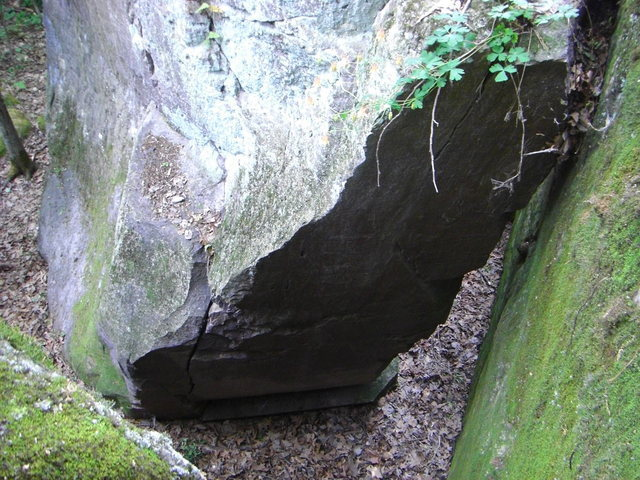
%> input picture Images 2/Baby Crane.jpg, 640 x 480 px
$ octave --eval "result = detect_boulder_edges(imread('Images 2/Baby Crane.jpg'));"   (GNU Octave 9; MATLAB toolbox functions it lacks are replaced by stand-ins)
%> lines starting %> are read from the running program, lines starting %| are printed output that depends on the picture
function edge_detected_img = detect_boulder_edges(img)
    canny_threshold = .3;
    fh = figure;
    % Convert the image to grayscale
    gray_img = rgb2gray(img);
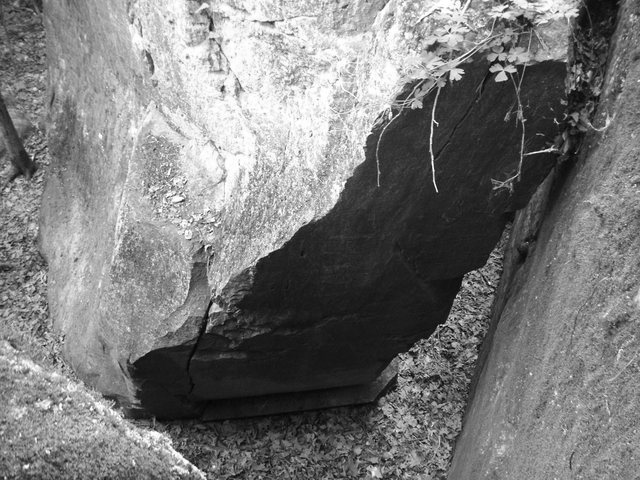
%> gray_img: size 480x640 uint8; min 2, max 255, mean 121.9
    edge_detected_img = edge(gray_img,'canny', canny_threshold);
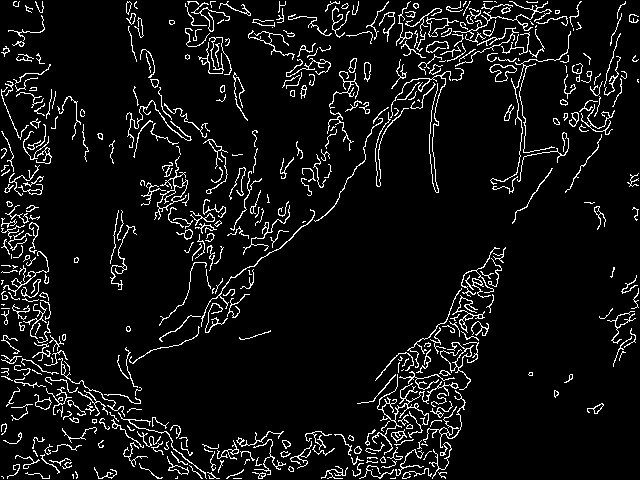
%> edge_detected_img: size 480x640 logical; 7.2% white in thin lines or dots

$ run again, on Images 2/Broken Pottery.jpg
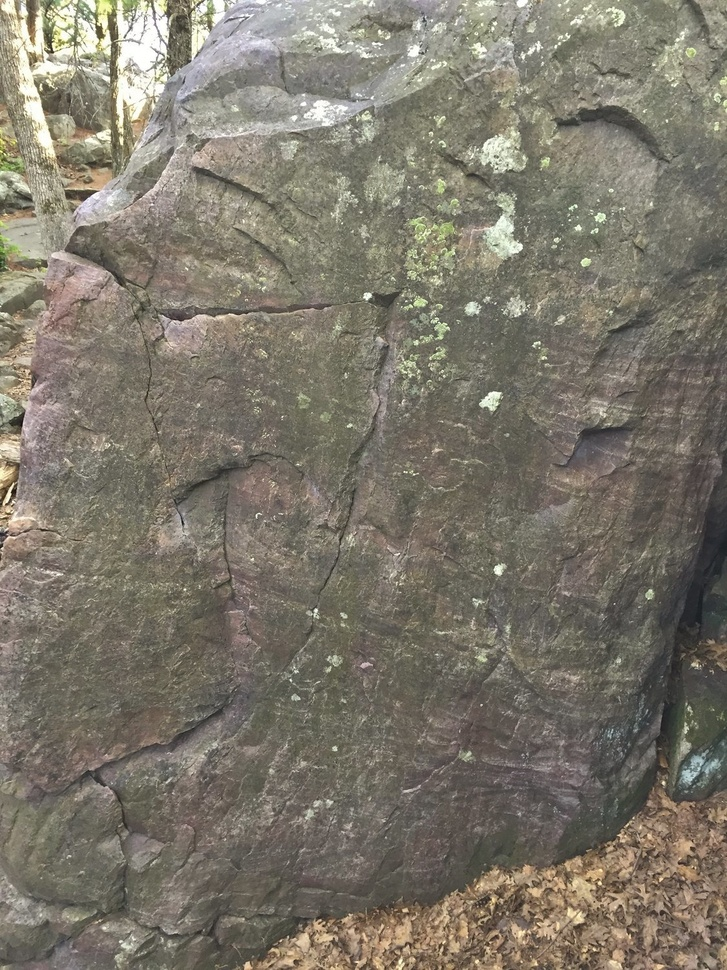
%> input picture Images 2/Broken Pottery.jpg, 727 x 970 px, shrunk from 1125 x 1500 before the run
%> in detect_boulder_edges, `gray_img = rgb2gray(img);`:
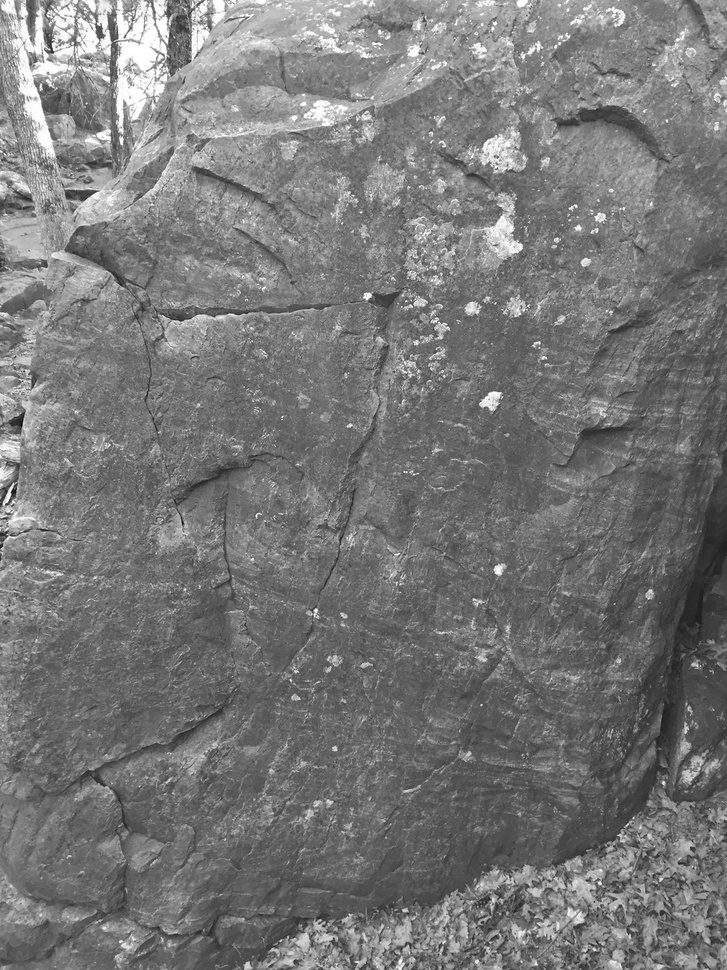
%> gray_img: size 970x727 uint8; min 9, max 255, mean 119.4
%> in detect_boulder_edges, `edge_detected_img = edge(gray_img,'canny', canny_threshold);`:
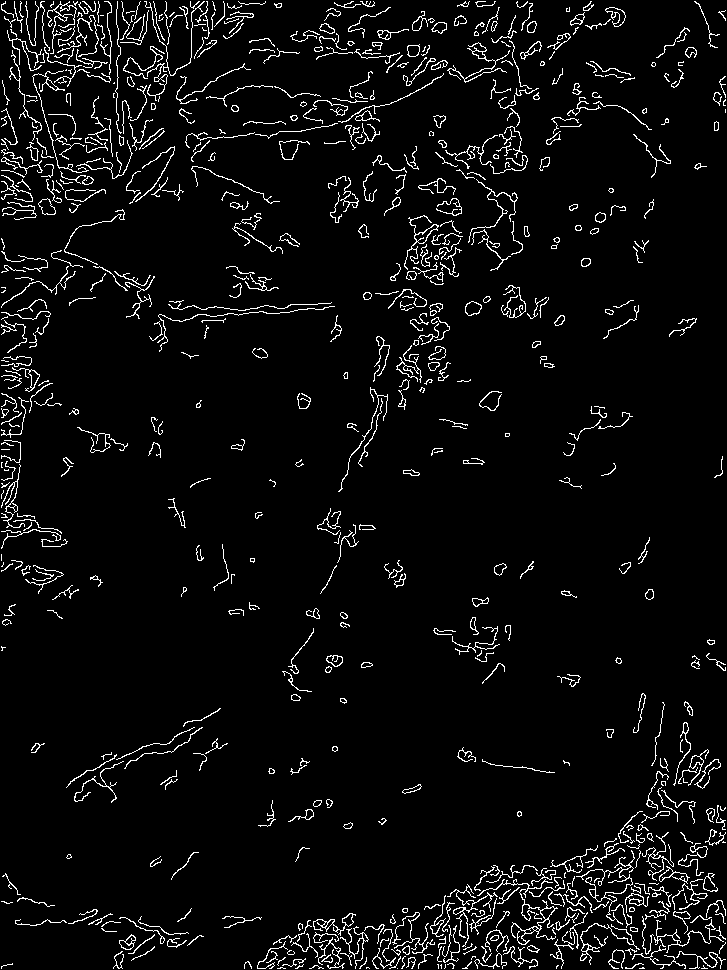
%> edge_detected_img: size 970x727 logical; 4.9% white in thin lines or dots

$ run again, on Images 2/Easy.jpg
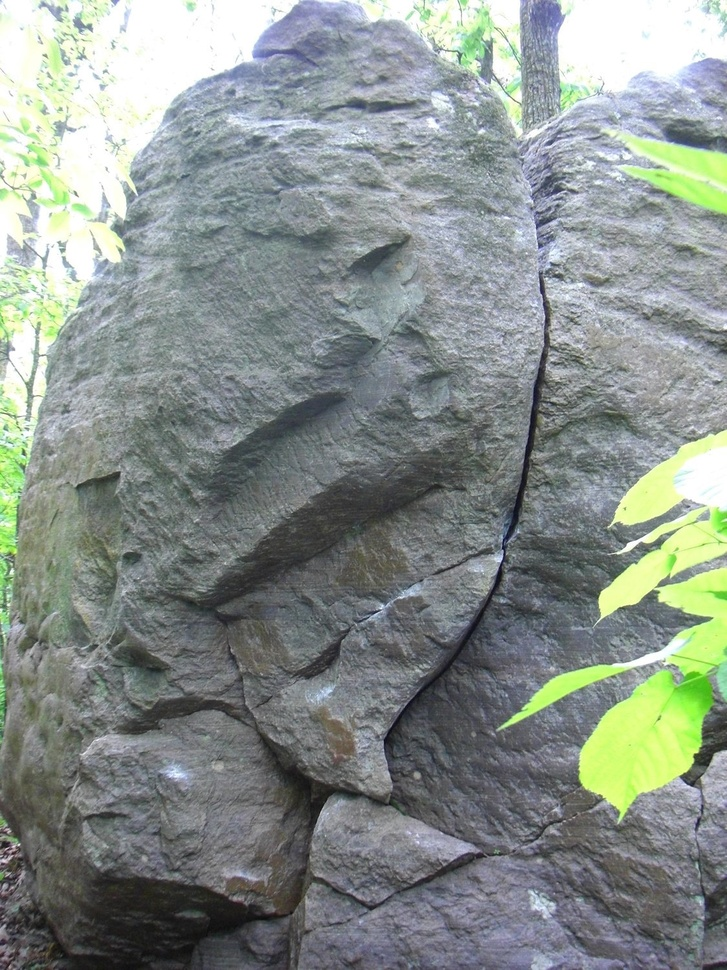
%> input picture Images 2/Easy.jpg, 727 x 970 px, shrunk from 1125 x 1500 before the run
%> in detect_boulder_edges, `gray_img = rgb2gray(img);`:
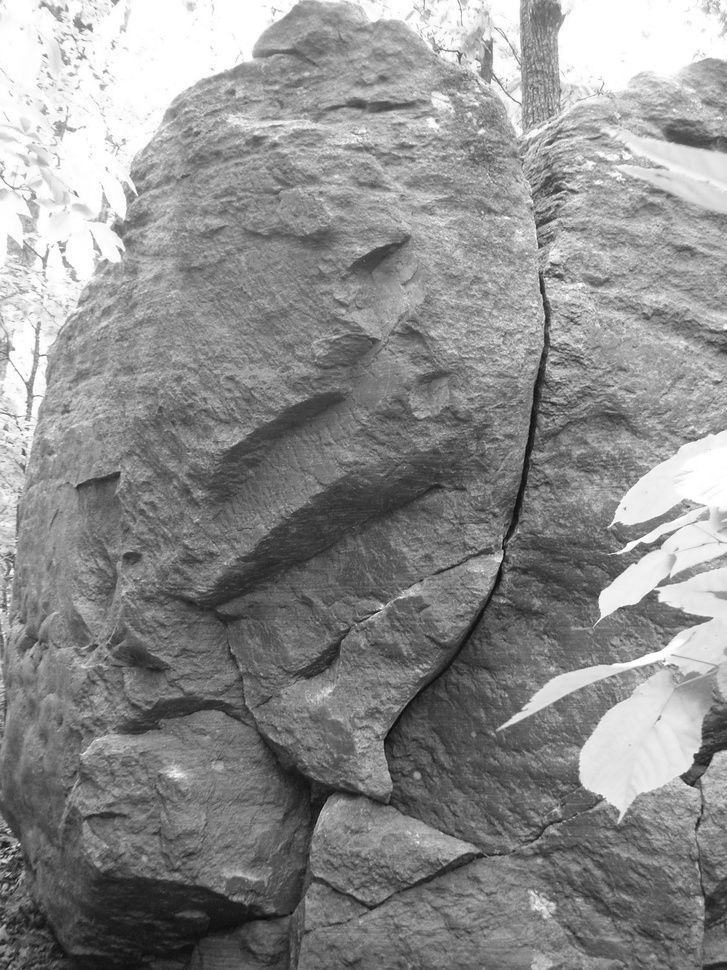
%> gray_img: size 970x727 uint8; min 9, max 255, mean 141.4
%> in detect_boulder_edges, `edge_detected_img = edge(gray_img,'canny', canny_threshold);`:
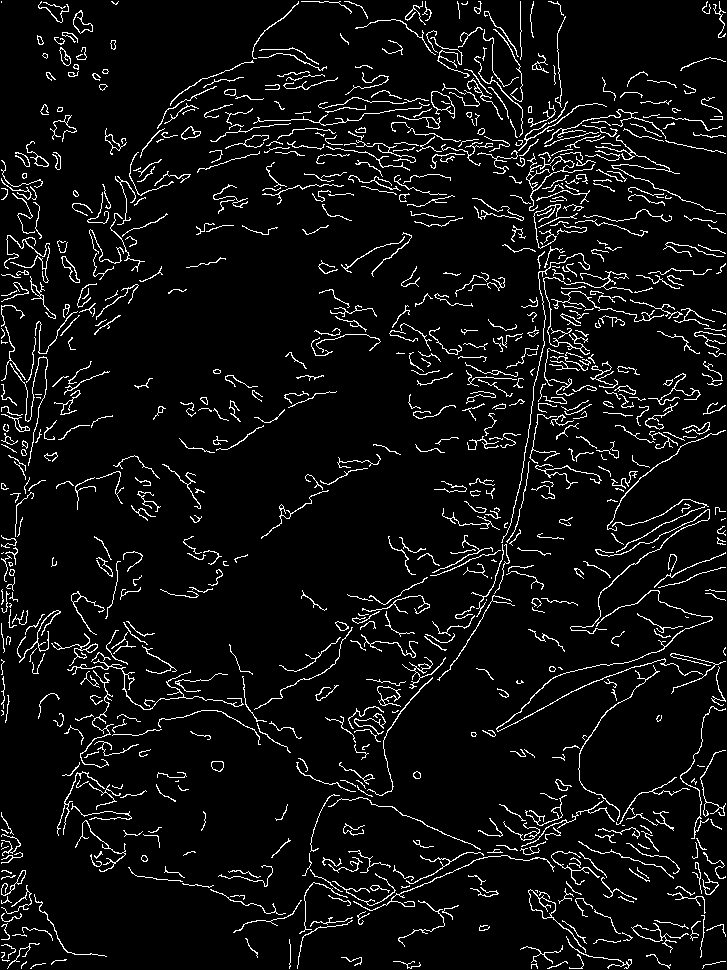
%> edge_detected_img: size 970x727 logical; 6.3% white in thin lines or dots

$ run again, on Images 2/Sloper Problem.jpg
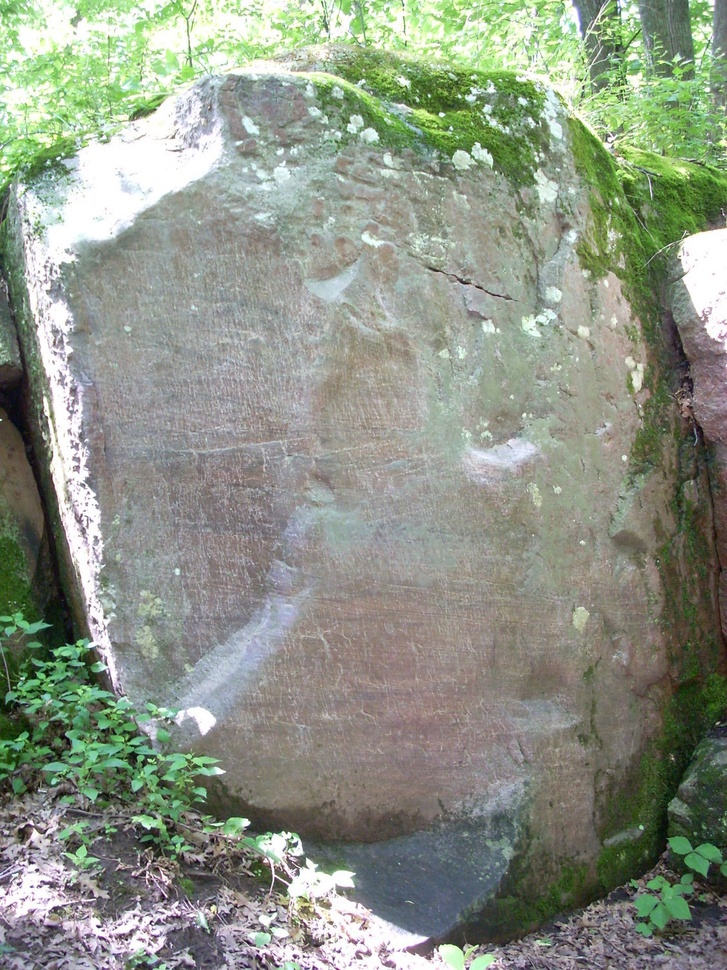
%> input picture Images 2/Sloper Problem.jpg, 727 x 970 px, shrunk from 1125 x 1500 before the run
%> in detect_boulder_edges, `gray_img = rgb2gray(img);`:
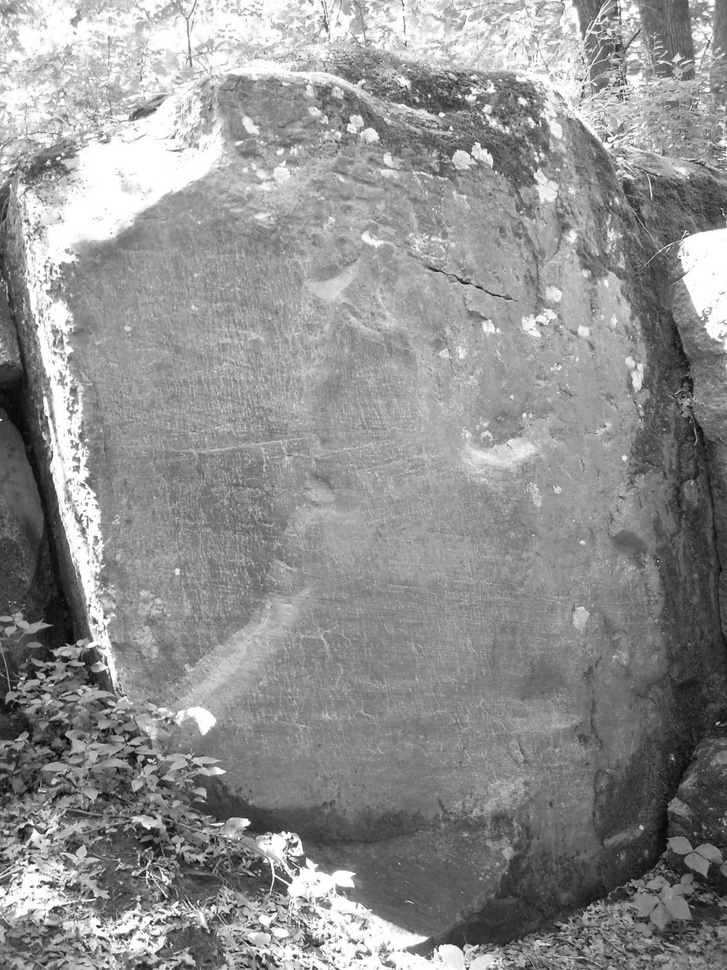
%> gray_img: size 970x727 uint8; min 2, max 255, mean 144.4
%> in detect_boulder_edges, `edge_detected_img = edge(gray_img,'canny', canny_threshold);`:
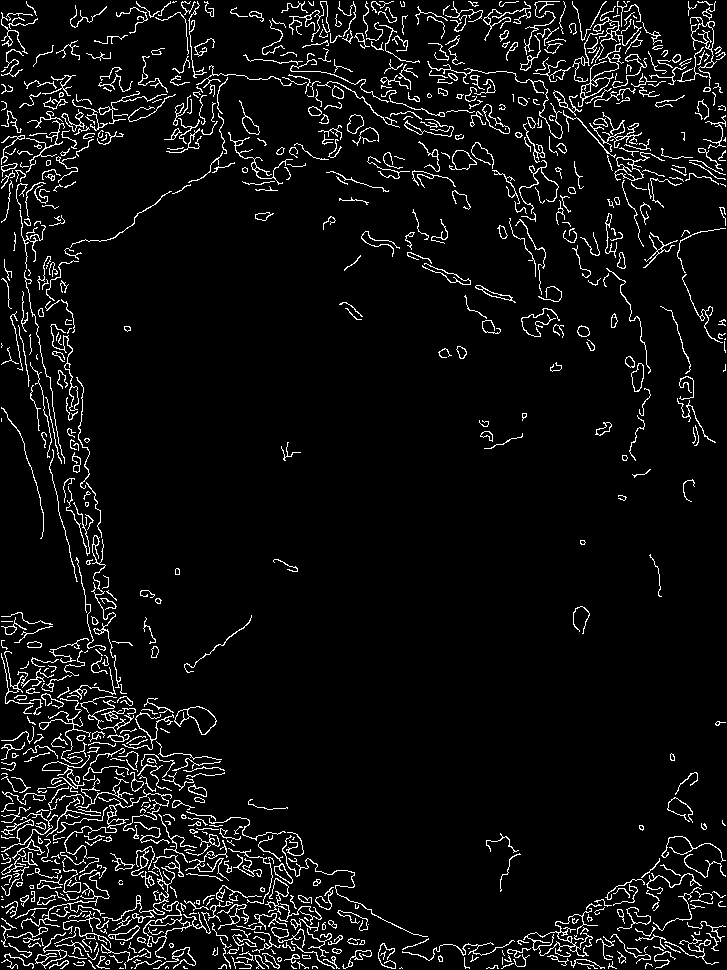
%> edge_detected_img: size 970x727 logical; 6.1% white in thin lines or dots
